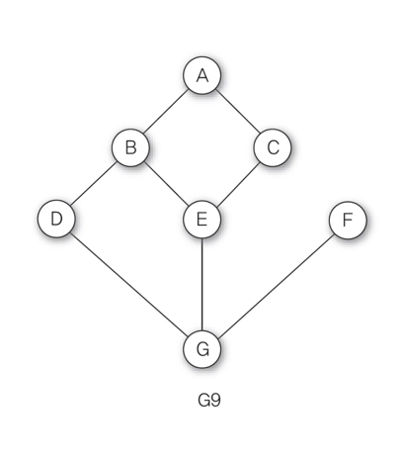
#> input picture Lectures/CodeProject/images/G9.png, 402 x 460 px; its folder holds 4 pictures in this run
$ python automation.py
#> lines starting #> are read from the running program, lines starting #| are printed output that depends on the picture
from PIL import Image
import os

input_folder = "images"
output_folder = "resized"
os.makedirs(output_folder, exist_ok=True)

for file in os.listdir(input_folder):
    if file.endswith( (".jpg", ".png") ) :
        img = Image.open(os.path.join(input_folder, file))
#> img is the input picture: PIL image 402x460 RGBA; mean R, G, B, A 251.3, 251.3, 251.3, 255
        img = img.resize( (200, 200) )
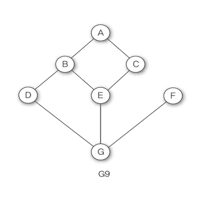
#> img: PIL image 200x200 RGBA; mean R, G, B, A 251.2, 251.2, 251.2, 255
        img.save(os.path.join(output_folder, file))
        print(f'{file} resized')
#> pass 2 of the loop `for file in os.listdir(input_folder):`:
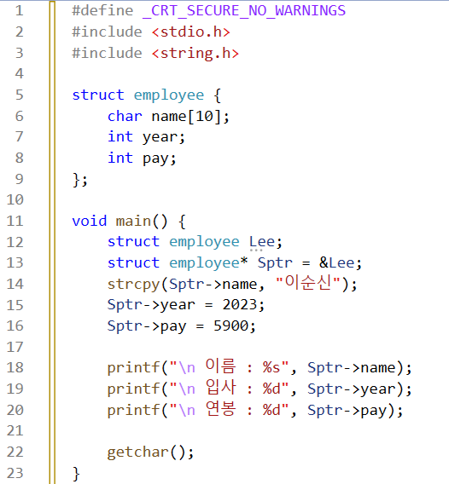
#> input picture Lectures/CodeProject/images/그림1.png, 449 x 484 px
#> img is the input picture: PIL image 449x484 RGBA; mean R, G, B, A 247.3, 246.4, 247.3, 255
#> `img = img.resize( (200, 200) )`:
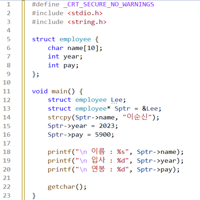
#> img: PIL image 200x200 RGBA; mean R, G, B, A 247.1, 246.1, 247, 255
#> pass 3 of the loop `for file in os.listdir(input_folder):`:
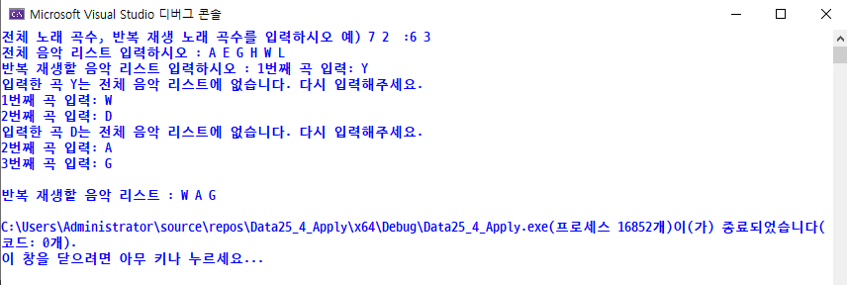
#> input picture Lectures/CodeProject/images/그림2.png, 847 x 285 px
#> img is the input picture: PIL image 847x285 RGBA; mean R, G, B, A 241.6, 241.6, 253.9, 255
#> `img = img.resize( (200, 200) )`:
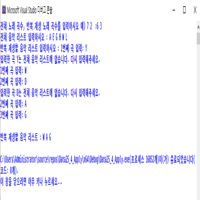
#> img: PIL image 200x200 RGBA; mean R, G, B, A 241.4, 241.4, 254, 255
#> the loop made 4 passes; the first 3 are shown
